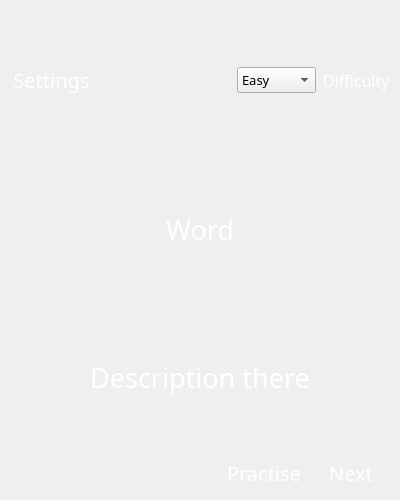
<?xml version="1.0" encoding="UTF-8"?>
<ui version="4.0">
 <class>MainWindow</class>
 <widget class="QMainWindow" name="MainWindow">
  <property name="geometry">
   <rect>
    <x>0</x>
    <y>0</y>
    <width>400</width>
    <height>500</height>
   </rect>
  </property>
  <property name="windowTitle">
   <string>MainWindow</string>
  </property>
  <property name="styleSheet">
   <string notr="true">#centralwidget {
	background-image: url(&quot;:/resources/backgrounds/library.jpg&quot;);
}</string>
  </property>
  <widget class="QWidget" name="centralwidget">
   <property name="styleSheet">
    <string notr="true"/>
   </property>
   <layout class="QGridLayout" name="gridLayout">
    <item row="0" column="0">
     <layout class="QGridLayout" name="gridLayout_2">
      <item row="0" column="0">
       <layout class="QHBoxLayout" name="horizontalLayout">
        <property name="spacing">
         <number>7</number>
        </property>
        <item>
         <widget class="QPushButton" name="buttonSettings">
          <property name="layoutDirection">
           <enum>Qt::LayoutDirection::LeftToRight</enum>
          </property>
          <property name="styleSheet">
           <string notr="true">color: white;
background-color: transparent;
font-family: Rocklime;
font-size: 15pt;</string>
          </property>
          <property name="text">
           <string>Settings</string>
          </property>
          <property name="flat">
           <bool>true</bool>
          </property>
         </widget>
        </item>
        <item>
         <spacer name="horizontalSpacer">
          <property name="orientation">
           <enum>Qt::Orientation::Horizontal</enum>
          </property>
          <property name="sizeHint" stdset="0">
           <size>
            <width>40</width>
            <height>20</height>
           </size>
          </property>
         </spacer>
        </item>
        <item>
         <widget class="QComboBox" name="comboBoxSettings">
          <property name="autoFillBackground">
           <bool>false</bool>
          </property>
          <property name="styleSheet">
           <string notr="true">color: black;
font-family: Rocklime;
font-size: 10pt;</string>
          </property>
          <item>
           <property name="text">
            <string>Easy</string>
           </property>
          </item>
          <item>
           <property name="text">
            <string>Medium</string>
           </property>
          </item>
          <item>
           <property name="text">
            <string>Hard</string>
           </property>
          </item>
         </widget>
        </item>
        <item>
         <widget class="QLabel" name="labelSettings">
          <property name="styleSheet">
           <string notr="true">color: white;
background-color: transparent;
font-family: Rocklime;
font-size: 12pt;</string>
          </property>
          <property name="text">
           <string>Difficulty</string>
          </property>
         </widget>
        </item>
       </layout>
      </item>
      <item row="1" column="0">
       <widget class="QLabel" name="labelWord">
        <property name="font">
         <font>
          <family>Rocklime</family>
          <pointsize>20</pointsize>
         </font>
        </property>
        <property name="layoutDirection">
         <enum>Qt::LayoutDirection::LeftToRight</enum>
        </property>
        <property name="styleSheet">
         <string notr="true">color: white;
background-color: transparent;
font-family: Rocklime;
font-size: 20pt;</string>
        </property>
        <property name="text">
         <string>Word</string>
        </property>
        <property name="alignment">
         <set>Qt::AlignmentFlag::AlignCenter</set>
        </property>
       </widget>
      </item>
      <item row="2" column="0">
       <widget class="QLabel" name="labelDescription">
        <property name="font">
         <font>
          <family>Rocklime</family>
          <pointsize>20</pointsize>
         </font>
        </property>
        <property name="styleSheet">
         <string notr="true">color: white;
background-color: transparent;
font-family: Rocklime;
font-size: 20pt;</string>
        </property>
        <property name="text">
         <string>Description there</string>
        </property>
        <property name="alignment">
         <set>Qt::AlignmentFlag::AlignCenter</set>
        </property>
       </widget>
      </item>
      <item row="3" column="0">
       <layout class="QHBoxLayout" name="horizontalLayout_2">
        <item>
         <spacer name="horizontalSpacer_2">
          <property name="orientation">
           <enum>Qt::Orientation::Horizontal</enum>
          </property>
          <property name="sizeHint" stdset="0">
           <size>
            <width>40</width>
            <height>20</height>
           </size>
          </property>
         </spacer>
        </item>
        <item>
         <widget class="QPushButton" name="buttonPractise">
          <property name="font">
           <font>
            <family>Rocklime</family>
            <pointsize>15</pointsize>
           </font>
          </property>
          <property name="autoFillBackground">
           <bool>false</bool>
          </property>
          <property name="styleSheet">
           <string notr="true">color: white;
background-color: transparent;
font-family: Rocklime;
font-size: 15pt;</string>
          </property>
          <property name="text">
           <string>Practise</string>
          </property>
          <property name="flat">
           <bool>true</bool>
          </property>
         </widget>
        </item>
        <item>
         <widget class="QPushButton" name="buttonNext">
          <property name="font">
           <font>
            <family>Rocklime</family>
            <pointsize>15</pointsize>
           </font>
          </property>
          <property name="autoFillBackground">
           <bool>false</bool>
          </property>
          <property name="styleSheet">
           <string notr="true">color: white;
background-color: transparent;
font-family: Rocklime;
font-size: 15pt;</string>
          </property>
          <property name="text">
           <string>Next</string>
          </property>
          <property name="flat">
           <bool>true</bool>
          </property>
         </widget>
        </item>
       </layout>
      </item>
     </layout>
    </item>
   </layout>
  </widget>
 </widget>
 <resources/>
 <connections/>
</ui>
